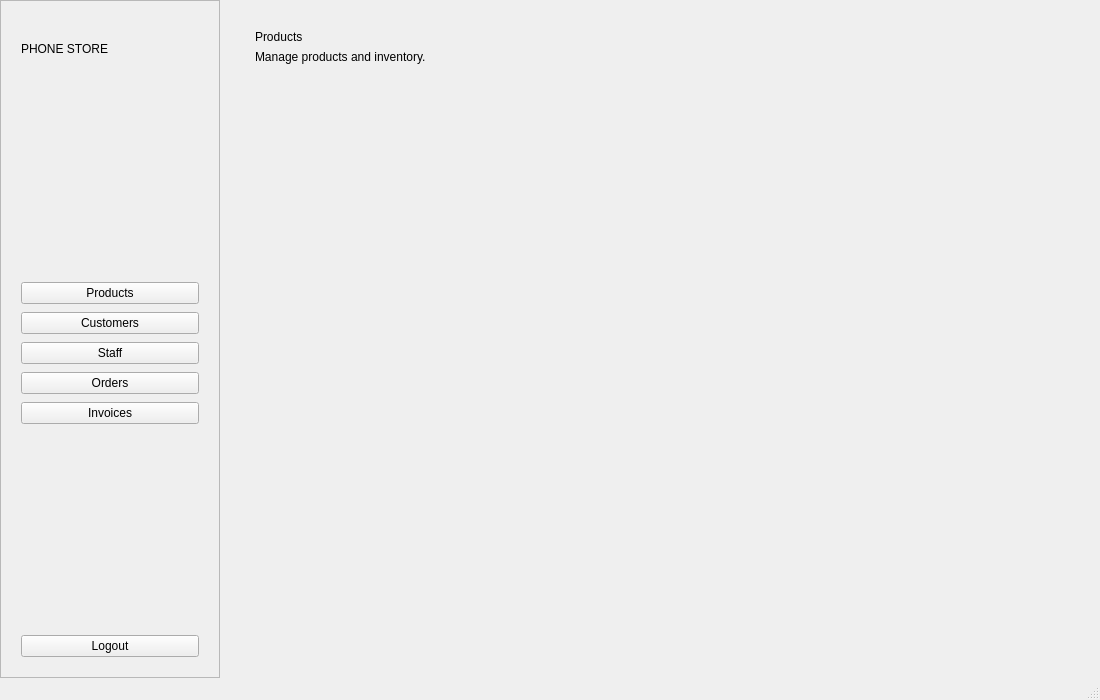
<?xml version="1.0" encoding="UTF-8"?>
<ui version="4.0">
    <class>DashboardWindow</class>
    <widget class="QMainWindow" name="DashboardWindow">
        <property name="geometry">
            <rect>
                <x>0</x>
                <y>0</y>
                <width>1100</width>
                <height>700</height>
            </rect>
        </property>
        <property name="minimumSize">
            <size>
                <width>950</width>
                <height>600</height>
            </size>
        </property>
        <property name="windowTitle">
            <string>Phone Store</string>
        </property>

        <widget class="QWidget" name="centralwidget">

            <layout class="QHBoxLayout" name="horizontalLayout">
                <property name="spacing">
                    <number>0</number>
                </property>
                <property name="leftMargin">
                    <number>0</number>
                </property>
                <property name="topMargin">
                    <number>0</number>
                </property>
                <property name="rightMargin">
                    <number>0</number>
                </property>
                <property name="bottomMargin">
                    <number>0</number>
                </property>

                <!-- SIDEBAR -->
                <item>
                    <widget class="QFrame" name="sideBar">
                        <property name="minimumSize">
                            <size>
                                <width>220</width>
                                <height>0</height>
                            </size>
                        </property>
                        <property name="maximumSize">
                            <size>
                                <width>220</width>
                                <height>16777215</height>
                            </size>
                        </property>
                        <property name="frameShape">
                            <enum>QFrame::StyledPanel</enum>
                        </property>

                        <layout class="QVBoxLayout" name="sidebarLayout">
                            <property name="spacing">
                                <number>8</number>
                            </property>
                            <property name="leftMargin">
                                <number>20</number>
                            </property>
                            <property name="topMargin">
                                <number>25</number>
                            </property>
                            <property name="rightMargin">
                                <number>20</number>
                            </property>
                            <property name="bottomMargin">
                                <number>20</number>
                            </property>

                            <item>
                                <widget class="QLabel" name="lblLogo">
                                    <property name="minimumSize">
                                        <size>
                                            <width>0</width>
                                            <height>45</height>
                                        </size>
                                    </property>
                                    <property name="text">
                                        <string>PHONE STORE</string>
                                    </property>
                                </widget>
                            </item>

                            <item>
                                <spacer name="sidebarTopSpacer">
                                    <property name="orientation">
                                        <enum>Qt::Vertical</enum>
                                    </property>
                                    <property name="sizeHint" stdset="0">
                                        <size>
                                            <width>20</width>
                                            <height>15</height>
                                        </size>
                                    </property>
                                </spacer>
                            </item>

                            <item>
                                <widget class="QPushButton" name="btnProducts">
                                    <property name="cursor">
                                        <cursorShape>PointingHandCursor</cursorShape>
                                    </property>
                                    <property name="text">
                                        <string>Products</string>
                                    </property>
                                </widget>
                            </item>

                            <item>
                                <widget class="QPushButton" name="btnCustomers">
                                    <property name="cursor">
                                        <cursorShape>PointingHandCursor</cursorShape>
                                    </property>
                                    <property name="text">
                                        <string>Customers</string>
                                    </property>
                                </widget>
                            </item>

                            <item>
                                <widget class="QPushButton" name="btnStaff">
                                    <property name="cursor">
                                        <cursorShape>PointingHandCursor</cursorShape>
                                    </property>
                                    <property name="text">
                                        <string>Staff</string>
                                    </property>
                                </widget>
                            </item>

                            <item>
                                <widget class="QPushButton" name="btnOrders">
                                    <property name="cursor">
                                        <cursorShape>PointingHandCursor</cursorShape>
                                    </property>
                                    <property name="text">
                                        <string>Orders</string>
                                    </property>
                                </widget>
                            </item>

                            <item>
                                <widget class="QPushButton" name="btnInvoices">
                                    <property name="cursor">
                                        <cursorShape>PointingHandCursor</cursorShape>
                                    </property>
                                    <property name="text">
                                        <string>Invoices</string>
                                    </property>
                                </widget>
                            </item>

                            <item>
                                <spacer name="sidebarBottomSpacer">
                                    <property name="orientation">
                                        <enum>Qt::Vertical</enum>
                                    </property>
                                    <property name="sizeHint" stdset="0">
                                        <size>
                                            <width>20</width>
                                            <height>40</height>
                                        </size>
                                    </property>
                                </spacer>
                            </item>

                            <item>
                                <widget class="QPushButton" name="btnLogout">
                                    <property name="cursor">
                                        <cursorShape>PointingHandCursor</cursorShape>
                                    </property>
                                    <property name="text">
                                        <string>Logout</string>
                                    </property>
                                </widget>
                            </item>

                        </layout>
                    </widget>
                </item>

                <!-- MAIN CONTENT -->
                <item>
                    <widget class="QStackedWidget" name="stackedWidget">

                        <!-- PRODUCTS -->
                        <widget class="QWidget" name="productsPage">
                            <layout class="QVBoxLayout" name="productsPageLayout">
                                <property name="leftMargin">
                                    <number>35</number>
                                </property>
                                <property name="topMargin">
                                    <number>30</number>
                                </property>
                                <property name="rightMargin">
                                    <number>35</number>
                                </property>
                                <property name="bottomMargin">
                                    <number>30</number>
                                </property>

                                <item>
                                    <widget class="QLabel" name="productsPageTitle">
                                        <property name="text">
                                            <string>Products</string>
                                        </property>
                                    </widget>
                                </item>

                                <item>
                                    <widget class="QLabel" name="productsPageDescription">
                                        <property name="text">
                                            <string>Manage products and inventory.</string>
                                        </property>
                                    </widget>
                                </item>

                                <item>
                                    <spacer name="productsPageSpacer">
                                        <property name="orientation">
                                            <enum>Qt::Vertical</enum>
                                        </property>
                                        <property name="sizeHint" stdset="0">
                                            <size>
                                                <width>20</width>
                                                <height>20</height>
                                            </size>
                                        </property>
                                    </spacer>
                                </item>
                            </layout>
                        </widget>

                        <!-- CUSTOMERS -->
                        <widget class="QWidget" name="customersPage">
                            <layout class="QVBoxLayout" name="customersPageLayout">
                                <property name="leftMargin">
                                    <number>35</number>
                                </property>
                                <property name="topMargin">
                                    <number>30</number>
                                </property>
                                <property name="rightMargin">
                                    <number>35</number>
                                </property>
                                <property name="bottomMargin">
                                    <number>30</number>
                                </property>

                                <item>
                                    <widget class="QLabel" name="customersPageTitle">
                                        <property name="text">
                                            <string>Customers</string>
                                        </property>
                                    </widget>
                                </item>

                                <item>
                                    <widget class="QLabel" name="customersPageDescription">
                                        <property name="text">
                                            <string>Manage customer information.</string>
                                        </property>
                                    </widget>
                                </item>

                                <item>
                                    <spacer name="customersPageSpacer">
                                        <property name="orientation">
                                            <enum>Qt::Vertical</enum>
                                        </property>
                                        <property name="sizeHint" stdset="0">
                                            <size>
                                                <width>20</width>
                                                <height>20</height>
                                            </size>
                                        </property>
                                    </spacer>
                                </item>
                            </layout>
                        </widget>

                        <!-- STAFF -->
                        <widget class="QWidget" name="staffPage">
                            <layout class="QVBoxLayout" name="staffPageLayout">
                                <property name="leftMargin">
                                    <number>35</number>
                                </property>
                                <property name="topMargin">
                                    <number>30</number>
                                </property>
                                <property name="rightMargin">
                                    <number>35</number>
                                </property>
                                <property name="bottomMargin">
                                    <number>30</number>
                                </property>

                                <item>
                                    <widget class="QLabel" name="staffPageTitle">
                                        <property name="text">
                                            <string>Staff</string>
                                        </property>
                                    </widget>
                                </item>

                                <item>
                                    <widget class="QLabel" name="staffPageDescription">
                                        <property name="text">
                                            <string>Manage staff accounts and information.</string>
                                        </property>
                                    </widget>
                                </item>

                                <item>
                                    <spacer name="staffPageSpacer">
                                        <property name="orientation">
                                            <enum>Qt::Vertical</enum>
                                        </property>
                                        <property name="sizeHint" stdset="0">
                                            <size>
                                                <width>20</width>
                                                <height>20</height>
                                            </size>
                                        </property>
                                    </spacer>
                                </item>
                            </layout>
                        </widget>

                        <!-- ORDERS -->
                        <widget class="QWidget" name="ordersPage">
                            <layout class="QVBoxLayout" name="ordersPageLayout">
                                <property name="leftMargin">
                                    <number>35</number>
                                </property>
                                <property name="topMargin">
                                    <number>30</number>
                                </property>
                                <property name="rightMargin">
                                    <number>35</number>
                                </property>
                                <property name="bottomMargin">
                                    <number>30</number>
                                </property>

                                <item>
                                    <widget class="QLabel" name="ordersPageTitle">
                                        <property name="text">
                                            <string>Orders</string>
                                        </property>
                                    </widget>
                                </item>

                                <item>
                                    <widget class="QLabel" name="ordersPageDescription">
                                        <property name="text">
                                            <string>Manage customer orders.</string>
                                        </property>
                                    </widget>
                                </item>

                                <item>
                                    <spacer name="ordersPageSpacer">
                                        <property name="orientation">
                                            <enum>Qt::Vertical</enum>
                                        </property>
                                        <property name="sizeHint" stdset="0">
                                            <size>
                                                <width>20</width>
                                                <height>20</height>
                                            </size>
                                        </property>
                                    </spacer>
                                </item>
                            </layout>
                        </widget>

                        <!-- INVOICES -->
                        <widget class="QWidget" name="invoicesPage">
                            <layout class="QVBoxLayout" name="invoicesPageLayout">
                                <property name="leftMargin">
                                    <number>35</number>
                                </property>
                                <property name="topMargin">
                                    <number>30</number>
                                </property>
                                <property name="rightMargin">
                                    <number>35</number>
                                </property>
                                <property name="bottomMargin">
                                    <number>30</number>
                                </property>

                                <item>
                                    <widget class="QLabel" name="invoicesPageTitle">
                                        <property name="text">
                                            <string>Invoices</string>
                                        </property>
                                    </widget>
                                </item>

                                <item>
                                    <widget class="QLabel" name="invoicesPageDescription">
                                        <property name="text">
                                            <string>Manage invoices and payment information.</string>
                                        </property>
                                    </widget>
                                </item>

                                <item>
                                    <spacer name="invoicesPageSpacer">
                                        <property name="orientation">
                                            <enum>Qt::Vertical</enum>
                                        </property>
                                        <property name="sizeHint" stdset="0">
                                            <size>
                                                <width>20</width>
                                                <height>20</height>
                                            </size>
                                        </property>
                                    </spacer>
                                </item>
                            </layout>
                        </widget>

                    </widget>
                </item>

            </layout>
        </widget>

        <widget class="QMenuBar" name="menubar">
            <property name="geometry">
                <rect>
                    <x>0</x>
                    <y>0</y>
                    <width>1100</width>
                    <height>22</height>
                </rect>
            </property>
            <property name="visible">
                <bool>false</bool>
            </property>
        </widget>

        <widget class="QStatusBar" name="statusbar">
            <property name="visible">
                <bool>false</bool>
            </property>
        </widget>

    </widget>

    <resources/>
    <connections/>
</ui>
